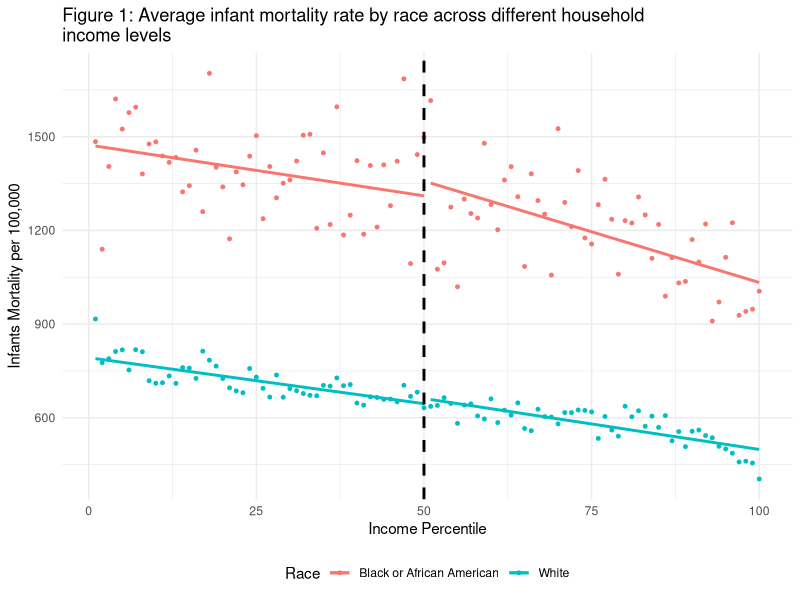

The R script that drew this image:
## ---- chunk 1
knitr::opts_chunk$set(echo = FALSE, message = FALSE, warning = FALSE)
library(tidyverse)
library(dplyr)
library(knitr)
library(kableExtra)
library(broom)
library(ggplot2)
## ---- chunk 2
data <- read.csv("data.csv")
data$White <- ifelse(data$race == "White", 1, 0)
data$HighIncome <- ifelse(data$pctile > 50, 1, 0)
data$White_HighIncome <- data$White * data$HighIncome
model <- lm(crude_rate ~ pctile*race + pctile*HighIncome + pctile*White_HighIncome, data = data)
## ---- chunk 3
# Convert regression summary to a tidy data frame
tidy_model <- tidy(model)

# Function to add stars based on p-values
add_stars <- function(p) {
  if (p < 0.001) return("(***)")
  if (p < 0.01) return("(**)")
  if (p < 0.05) return("(*)")
  if (p < 0.1) return(".")
  return("")
}
# Add stars to estimates
tidy_model$Estimate_with_stars <- paste0(round(tidy_model$estimate, 3), sapply(tidy_model$p.value, add_stars))

# Named vector of new labels
new_labels <- c(
  "(Intercept)" = "Intercept",
  "pctile" = "Percentile",
  "raceWhite" = "Race",
  "HighIncome" = "HighIncome",
  "White_HighIncome" = "White_HighIncome",
  "pctile:raceWhite" = "Percentile:Race",
  "pctile:HighIncome" = "Percentile:High_Income",
  "pctile:White_HighIncome" = "Percentile:White_HighIncome"
)

# Update the term column with new labels
tidy_model$term <- new_labels[tidy_model$term]

# Rename columns and select the ones we want
tidy_model <- tidy_model %>%
  rename(
    `Predictor` = term,
    `Estimates` = Estimate_with_stars,
    `Standard Error` = std.error,
    `t value` = statistic,
    `p value` = p.value
  ) %>%
  select(Predictor, Estimates, `Standard Error`, `t value`, `p value`)

# Create a table using kable() and style it with kableExtra
kable(tidy_model, digits = 3, format = "latex", booktabs = TRUE, caption = "Regression Summary") %>%
  footnote(general = "Signif. codes: 0 ‘***’ 0.001 ‘**’ 0.01 ‘*’ 0.05 ‘.’ 0.1 ‘ ’ 1")
## ---- chunk 4
data$fitted_values <- predict(model, newdata = data)
ggplot(data, aes(x = pctile, y = crude_rate, color = race)) +
  stat_summary(fun = mean, geom = "point", size = 1) +
  geom_line(data = data[data$pctile <= 50, ], 
            aes(y = fitted_values, group = race), size = 1) +
  geom_line(data = data[data$pctile > 50, ], 
            aes(y = fitted_values, group = race), size = 1) +
  geom_vline(aes(xintercept = 50), 
             linetype = "dashed", color = "black", size = 1) +
  labs(title = "Figure 1: Average infant mortality rate by race across different household \nincome levels",
       x = "Income Percentile",
       y = "Infants Mortality per 100,000") +
  theme_minimal() +
  theme(legend.position = "bottom") +
  scale_color_manual(values = c("Black or African American" = "#F8766D", 
                                "White" = "#00BFC4"),
                     name = "Race")
